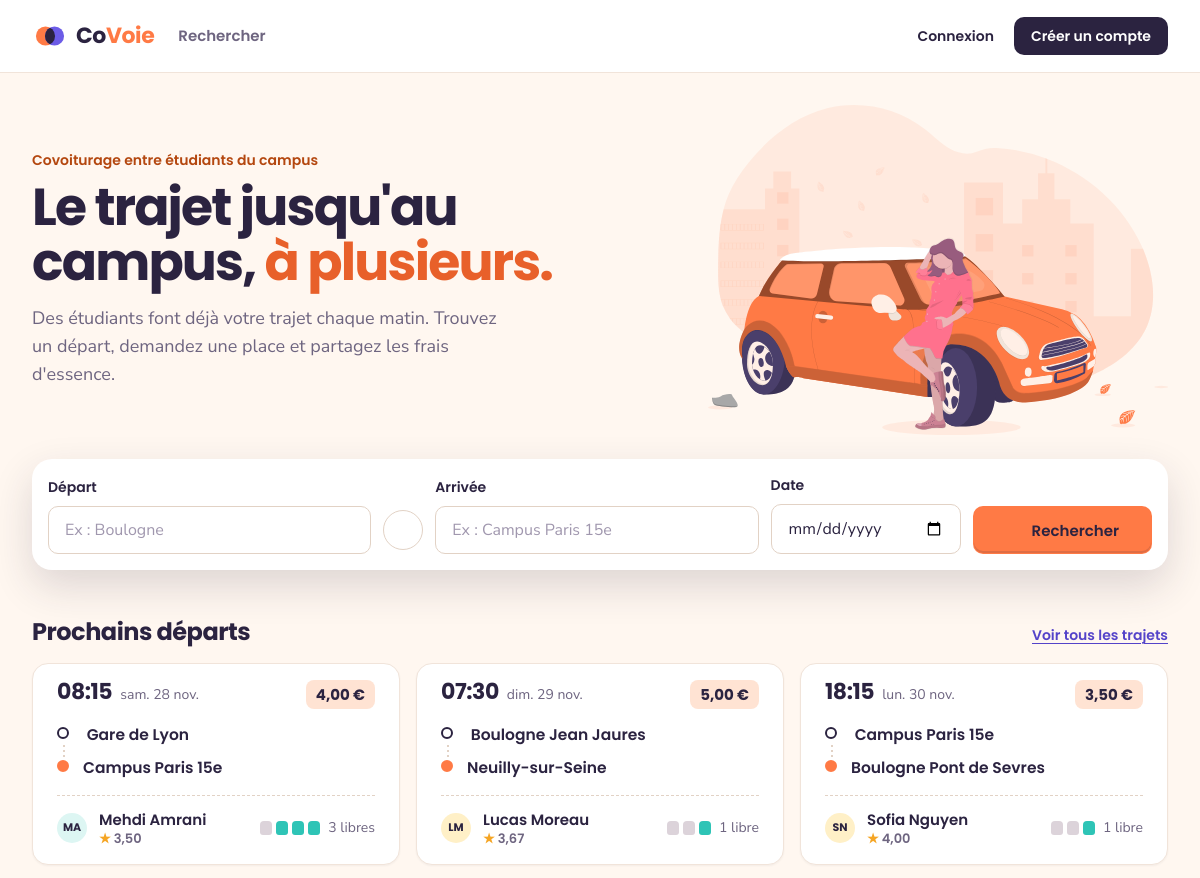
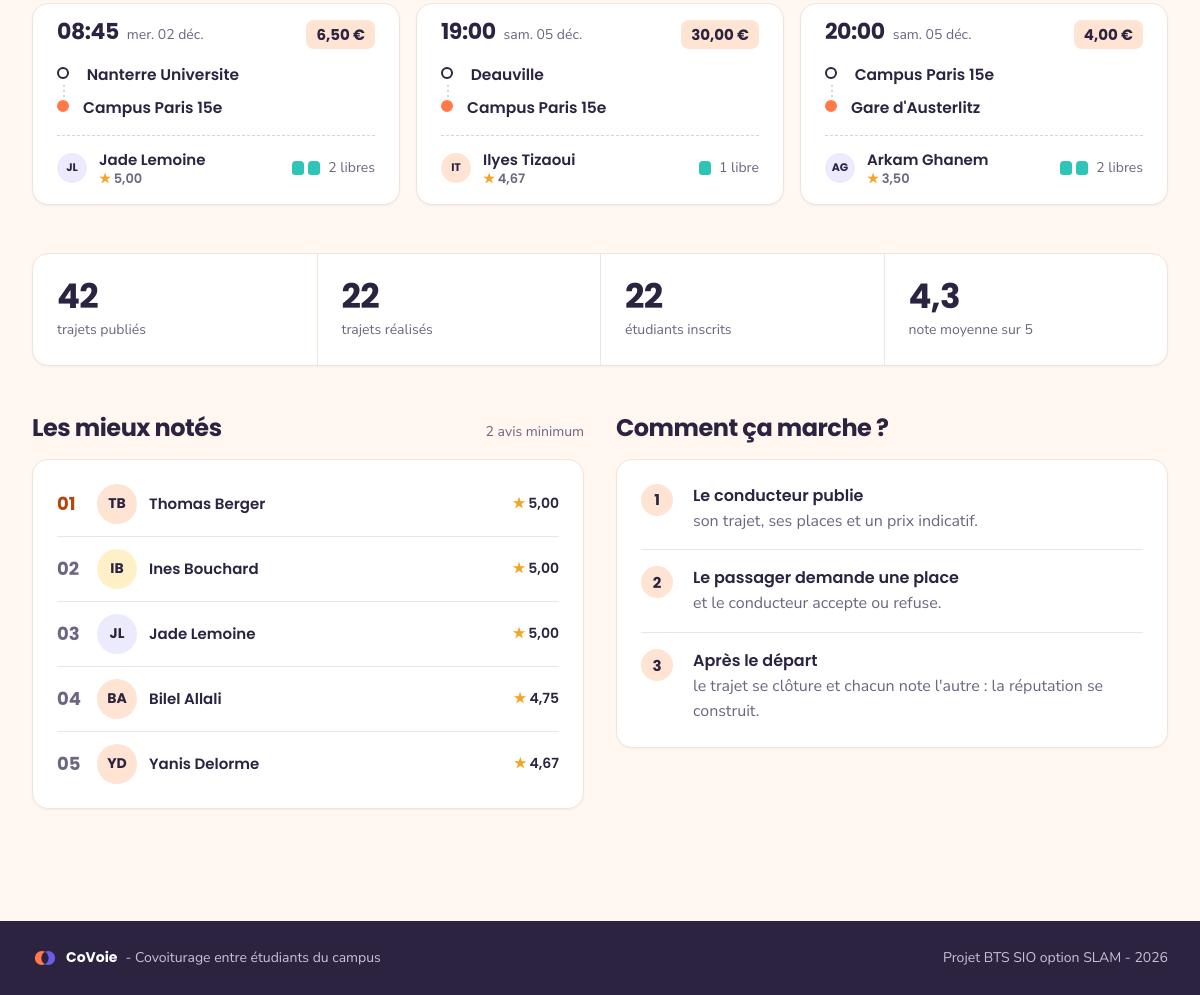
/, run on an earlier commit of the app's database (2 pictures, top to bottom).
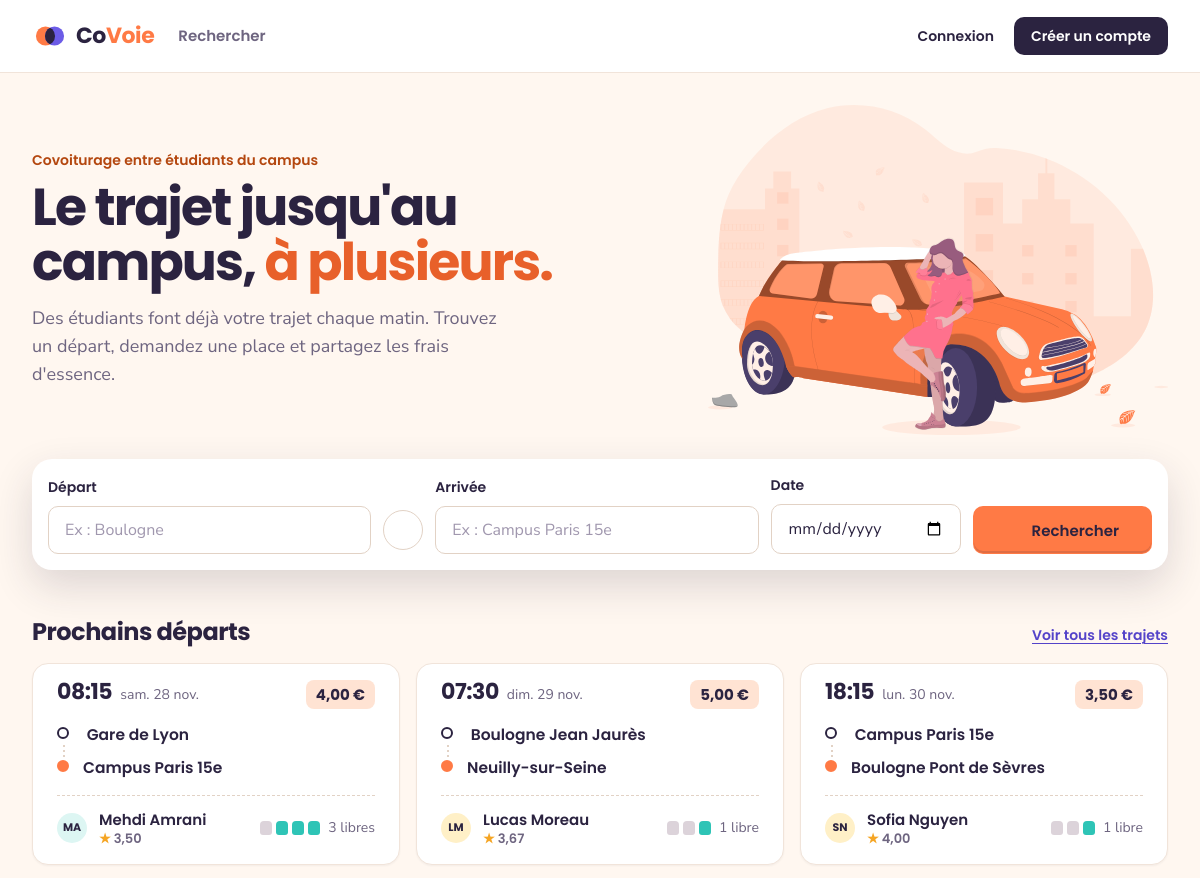
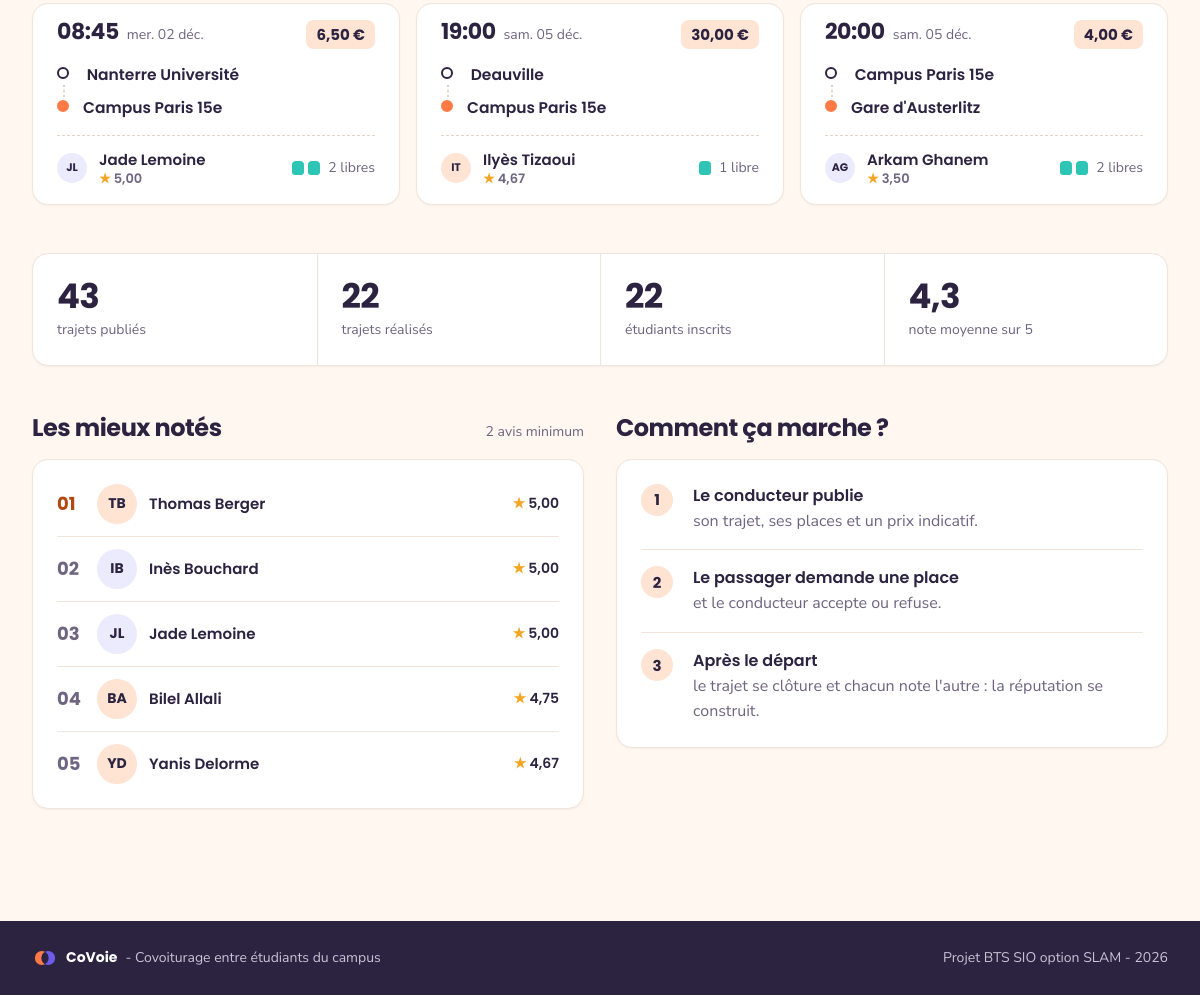
And on a later commit of the database (2 pictures, top to bottom).
### tables this page shows
CREATE TABLE trajets (
    id               INT(11)      NOT NULL AUTO_INCREMENT,
    origine          VARCHAR(120) NOT NULL,
    destination      VARCHAR(120) NOT NULL,
    date_heure       DATETIME     NOT NULL,
    places_totales   INT(2)       NOT NULL,
    places_restantes INT(2)       NOT NULL,
    statut           VARCHAR(10)  NOT NULL DEFAULT 'Ouvert',
    prix             DECIMAL(6,2) NOT NULL DEFAULT 0.00,
    id_conducteur    INT(11)      NOT NULL,

    PRIMARY KEY (id),
    KEY recherche (statut, date_heure),

    CONSTRAINT fk_trajet_conducteur
        FOREIGN KEY (id_conducteur) REFERENCES utilisateurs (id)
        ON DELETE CASCADE
);

CREATE TABLE utilisateurs (
    id               INT(11)      NOT NULL AUTO_INCREMENT,
    nom              VARCHAR(100) NOT NULL,
    email            VARCHAR(180) NOT NULL,
    mot_de_passe     VARCHAR(255) NOT NULL,
    role             VARCHAR(10)  NOT NULL DEFAULT 'membre',
    date_inscription DATETIME     NOT NULL,

    PRIMARY KEY (id),
    UNIQUE KEY email_unique (email)
);

### controleurs/AccueilController.php (called while the page is built, shortened)
<?php
class AccueilController
{
    public function index(): void
    {
        $stats = Trajet::statistiques(null);
        $nombreMembres = (int) requete('SELECT COUNT(*) FROM utilisateurs')->fetchColumn();
        afficherVue('accueil/index', [
            'titre' => 'Accueil',
            'stats' => $stats,
            'nombreMembres' => $nombreMembres,
            'moyenneGenerale' => Avis::moyenneGenerale(),
            'prochainsTrajets' => Trajet::listerProchains(6),
            'meilleursMembres' => Utilisateur::meilleursMembres(5)
        ]);
    }
}

### index.php (called while the page is built, shortened)
<?php
require_once 'includes/connexion.php';
require_once 'includes/fonctions.php';
require_once 'includes/routes.php';
require_once 'modeles/Trajet.php';
require_once 'controleurs/AccueilController.php';
$page = 'accueil';
$nomMethode = $routes[$page][1];
$controleur = new $nomControleur();
$controleur->$nomMethode();

### includes/connexion.php (called while the page is built)
<?php
function connexionBdd(): PDO
{
    static $pdo = null;
    if ($pdo === null) {
        $dsn = 'mysql:host=' . BDD_HOTE . ';port=' . BDD_PORT . ';dbname=' . BDD_NOM . ';charset=utf8mb4';
        try {
            $pdo = new PDO($dsn, BDD_UTILISATEUR, BDD_MOT_DE_PASSE, [
                PDO::ATTR_ERRMODE => PDO::ERRMODE_EXCEPTION,
                PDO::ATTR_DEFAULT_FETCH_MODE => PDO::FETCH_ASSOC,
                PDO::ATTR_EMULATE_PREPARES => false
            ]);
        } catch (PDOException $erreur) {
            afficherErreur(500, 'Base de données inaccessible : lancez WAMP et importez sql/bdd_covoie.sql.');
        }
    }
    return $pdo;
}
function requete(string $sql, array $parametres = []): PDOStatement
{
    $resultat = connexionBdd()->prepare($sql);
    $resultat->execute($parametres);
    return $resultat;
}

### modeles/Trajet.php (called while the page is built, shortened)
<?php
class Trajet
{
    public static function listerProchains(int $limite): array
    {
        $sql = self::SELECT_LISTE . " WHERE t.statut = 'Ouvert' AND t.places_restantes > 0 AND t.date_heure > ?
                ORDER BY t.date_heure LIMIT " . (int) $limite;
        return requete($sql, [date('Y-m-d H:i:s')])->fetchAll();
    }
    public static function statistiques(?int $idConducteur): array
    {
        $sql = "SELECT COUNT(*) AS publies,
                       SUM(CASE WHEN statut = 'Termine' THEN 1 ELSE 0 END) AS realises,
                       SUM(CASE WHEN statut = 'Ouvert'  THEN 1 ELSE 0 END) AS ouverts,
                       SUM(CASE WHEN statut = 'Complet' THEN 1 ELSE 0 END) AS complets,
                       SUM(places_totales - places_restantes) AS places_occupees,
                       SUM(places_totales) AS places_totales,
                       AVG(100.0 * (places_totales - places_restantes) / places_totales) AS taux
                FROM trajets";
        $parametres = [];
        $stats = requete($sql, $parametres)->fetch();
        return $stats;
    }
}

### modeles/Utilisateur.php (called while the page is built, shortened)
<?php
class Utilisateur
{
    public static function meilleursMembres(int $limite): array
    {
        $sql = "SELECT u.id, u.nom, AVG(a.note) AS moyenne, COUNT(a.id) AS nb_avis
                FROM utilisateurs u
                JOIN avis a ON a.id_cible = u.id
                GROUP BY u.id, u.nom
                HAVING COUNT(a.id) >= 2
                ORDER BY moyenne DESC, nb_avis DESC
                LIMIT " . (int) $limite;
        return requete($sql)->fetchAll();
    }
}

### vues/gabarit/cartes-trajets.php (the view, shortened to what this page needs)
<div class="grille-trajets">
    <?php foreach ($trajets as $t) {
        $placesPrises = $t['places_totales'] - $t['places_restantes']; ?>
        <article class="trajet">
            <div class="trajet-haut">
                <p class="trajet-horaire">
                    <span class="trajet-heure"><?= formaterHeure($t['date_heure']) ?></span>
                    <span class="trajet-jour"><?= e(formaterJour($t['date_heure'])) ?></span>
                </p>
                <span class="prix"><?= formaterPrix((float) $t['prix']) ?></span>
            </div>
            <ol class="parcours">
                <li>
                    <a class="trajet-lien" href="index.php?page=trajet&amp;id=<?= $t['id'] ?>"><?= e($t['origine']) ?><span class="visuellement-cache"> vers <?= e($t['destination']) ?></span></a>
                </li>
                <li aria-hidden="true"><?= e($t['destination']) ?></li>
            </ol>
            <div class="trajet-bas">
                <?php if ($modeConducteur) { ?>
                    <span class="plaque <?= classeStatut($t['statut']) ?>"><?= libelleStatut($t['statut']) ?></span>
                <?php } else { ?>
                    <span class="personne">
                        <?= avatar($t['nom_conducteur'], 'avatar--petit') ?>
                        <span>
                            <?= e($t['nom_conducteur']) ?>
                            <?php if ($t['note_conducteur'] === null) { ?>
                                <small class="note-vide">Pas encore noté</small>
                            <?php } else { ?>
                                <small class="note"><?= formaterNote((float) $t['note_conducteur']) ?></small>
                            <?php } ?>
                        </span>
                    </span>
                <?php } ?>
                <span class="sieges" title="<?= $t['places_restantes'] ?> place(s) libre(s) sur <?= $t['places_totales'] ?>">
                    <?php for ($i = 1; $i <= $t['places_totales']; $i++) { ?>
                        <i class="siege<?= $i <= $placesPrises ? ' pris' : '' ?>"></i>
                    <?php } ?>
                    <span class="sieges-texte"><?= $t['places_restantes'] ?> libre<?= $t['places_restantes'] > 1 ? 's' : '' ?></span>
                </span>
            </div>
        </article>
    <?php } ?>
</div>

### vues/gabarit/header.php (shortened to what this page needs)
<!DOCTYPE html>
<html lang="fr">
<head>
    <link rel="stylesheet" href="css/style.css?v=<?= filemtime('css/style.css') ?>">
</head>
<body<?= estConnecte() ? ' class="connecte"' : '' ?>>
<header class="header">
    <div class="conteneur header-interieur">
        <a class="marque" href="index.php">
            <img src="images/logo.svg" alt="">
            <span>Co<em>Voie</em></span>
        </a>
        <nav class="navigation" aria-label="Navigation principale">
            <a href="index.php?page=trajets"<?= lienActif('trajets') ?>>Rechercher</a>
        </nav>
        <div class="header-actions">
            <?php if (estConnecte()) { ?>
                <a class="bouton bouton--principal bouton--petit" href="index.php?page=publier" aria-label="Publier un trajet">
                    <?= icone('plus', 18) ?><span>Publier un trajet</span>
                </a>
                <a class="moi" href="index.php?page=profil" title="Mon profil">
                    <?= avatar(nomConnecte(), 'avatar--petit') ?>
                    <span><?= e(nomConnecte()) ?></span>
                </a>
                <form method="post" action="index.php?page=deconnexion">
                    <?= champCsrf() ?>
                    <button class="lien-header" type="submit">Déconnexion</button>
                </form>
            <?php } else { ?>
                <a class="lien-header" href="index.php?page=connexion">Connexion</a>
                <a class="bouton bouton--sombre bouton--petit" href="index.php?page=inscription">Créer un compte</a>
            <?php } ?>
        </div>
    </div>
</header>
<main class="conteneur">

### vues/accueil/index.php (shortened to what this page needs)
<section class="accueil-haut">
    <div class="accueil-texte">
        <p class="surtitre">Covoiturage entre étudiants du campus</p>
        <h1>Le trajet jusqu'au campus, <em>à plusieurs.</em></h1>
        <p class="accroche">Des étudiants font déjà votre trajet chaque matin. Trouvez un départ, demandez une place et partagez les frais d'essence.</p>
    </div>
    <img class="accueil-illustration" src="images/illustration-accueil.svg" alt="Une étudiante appuyée contre sa voiture, prête à partir">
    <form class="recherche" method="get" action="index.php">
        <div class="champ">
            <label for="depart">Départ</label>
            <input type="text" name="depart" id="depart" placeholder="Ex : Boulogne">
        </div>
        <button type="button" class="bouton-inverser" data-inverser aria-label="Inverser départ et arrivée"><?= icone('inverser', 18) ?></button>
        <div class="champ">
            <label for="arrivee">Arrivée</label>
            <input type="text" name="arrivee" id="arrivee" placeholder="Ex : Campus Paris 15e">
        </div>
        <div class="champ champ-date">
            <label for="date">Date</label>
            <input type="date" name="date" id="date">
        </div>
        <button class="bouton bouton--principal" type="submit"><?= icone('recherche', 18) ?>Rechercher</button>
    </form>
</section>
<section class="section">
    <div class="section-titre">
        <h2>Prochains départs</h2>
        <a href="index.php?page=trajets">Voir tous les trajets</a>
    </div>
    <?php if (count($prochainsTrajets) === 0) { ?>
        <div class="vide">
            <img class="vide-illustration" src="images/illustration-vide.svg" alt="">
            <h3>Aucun départ prévu</h3>
            <p>Personne n'a encore publié de trajet à venir.</p>
            <a class="bouton bouton--principal" href="index.php?page=publier">Publier le premier trajet</a>
        </div>
    <?php } else {
        $trajets = $prochainsTrajets;
        $modeConducteur = false;
        require 'vues/gabarit/cartes-trajets.php';
    } ?>
</section>
<section class="indicateurs" aria-label="Chiffres clés">
    <div class="indicateur"><b><?= $stats['publies'] ?></b><span>trajets publiés</span></div>
    <div class="indicateur"><b><?= $stats['realises'] ?></b><span>trajets réalisés</span></div>
    <div class="indicateur"><b><?= $nombreMembres ?></b><span>étudiants inscrits</span></div>
    <div class="indicateur">
        <b><?= $moyenneGenerale === null ? '-' : number_format($moyenneGenerale, 1, ',', ' ') ?></b>
        <span>note moyenne sur 5</span>
    </div>
</section>
<div class="deux-colonnes">
    <section class="section">
        <div class="section-titre"><h2>Les mieux notés</h2><span class="discret">2 avis minimum</span></div>
        <div class="bloc">
            <ol class="classement">
                <?php foreach ($meilleursMembres as $rang => $membre) { ?>
                    <li>
                        <span class="rang"><?= sprintf('%02d', $rang + 1) ?></span>
                        <span class="personne">
                            <?= avatar($membre['nom']) ?>
                            <a class="personne-nom" href="index.php?page=profil&amp;id=<?= $membre['id'] ?>"><?= e($membre['nom']) ?></a>
                        </span>
                        <span class="note"><?= formaterNote((float) $membre['moyenne']) ?></span>
                    </li>
                <?php } ?>
            </ol>
        </div>
    </section>
    <section class="section">
        <div class="section-titre"><h2>Comment ça marche ?</h2></div>
        <div class="bloc">
            <ol class="etapes-accueil">
                <li><span><b>Le conducteur publie</b>son trajet, ses places et un prix indicatif.</span></li>
                <li><span><b>Le passager demande une place</b>et le conducteur accepte ou refuse.</span></li>
                <li><span><b>Après le départ</b>le trajet se clôture et chacun note l'autre : la réputation se construit.</span></li>
            </ol>
        </div>
    </section>
</div>

### includes/fonctions.php (shortened to what this page needs)
<?php
function estConnecte(): bool
{
    return isset($_SESSION['utilisateur']);
}
function afficherVue(string $vue, array $donnees = []): void
{
    extract($donnees);
    require 'vues/gabarit/header.php';
    require 'vues/' . $vue . '.php';
    require 'vues/gabarit/footer.php';
}
function e($texte): string
{
    return htmlspecialchars((string) $texte, ENT_QUOTES, 'UTF-8');
}
function formaterHeure(string $date): string
{
    return date('H:i', strtotime($date));
}
function formaterJour(string $date): string
{
    $jours = ['dim.', 'lun.', 'mar.', 'mer.', 'jeu.', 'ven.', 'sam.'];
    $mois = ['janv.', 'févr.', 'mars', 'avr.', 'mai', 'juin', 'juil.', 'août', 'sept.', 'oct.', 'nov.', 'déc.'];
    $horodatage = strtotime($date);
    $jour = $jours[(int) date('w', $horodatage)];
    $nomMois = $mois[(int) date('n', $horodatage) - 1];
    return $jour . ' ' . date('d', $horodatage) . ' ' . $nomMois;
}
function formaterPrix(float $prix): string
{
    return number_format($prix, 2, ',', ' ') . ' €';
}
function formaterNote(?float $note): string
{
    return '★ ' . number_format($note, 2, ',', ' ');
}
function initiales(string $nom): string
{
    $initiales = '';
    foreach (explode(' ', $nom) as $mot) {
        if ($mot !== '') {
            $initiales .= mb_strtoupper(mb_substr($mot, 0, 1));
        }
    }
    return mb_substr($initiales, 0, 2);
}
function avatar(string $nom, string $classe = ''): string
{
    $couleur = abs(crc32($nom)) % 5;
    return '<span class="avatar avatar-couleur-' . $couleur . ' ' . $classe . '">' . e(initiales($nom)) . '</span>';
}
function lienActif(string $page): string
{
    $pageCourante = 'accueil';
    return '';
}
function icone(string $nom, int $taille = 20): string
{
    $dessin = '';
    return '<svg width="' . $taille . '" height="' . $taille . '" viewBox="0 0 24 24" fill="none" stroke="currentColor"'
        . ' stroke-width="2" stroke-linecap="round" stroke-linejoin="round" aria-hidden="true">' . $dessin . '</svg>';
}

### vues/gabarit/footer.php (shortened to what this page needs)
</main>
<footer class="footer">
    <div class="conteneur">
        <span class="footer-marque"><img src="images/logo.svg" alt=""><strong>CoVoie</strong> - <?= SLOGAN_APPLICATION ?></span>
        <span>Projet BTS SIO option SLAM - <?= date('Y') ?></span>
    </div>
</footer>
</body>
</html>

What changed in the data, as far as the page shows it:
changed trajets "Neuilly-sur-Seine": origine "Boulogne Jean Jaures" → "Boulogne Jean Jaurès"
changed trajets "lun. 30 nov.": destination "Boulogne Pont de Sevres" → "Boulogne Pont de Sèvres"
changed trajets "mer. 02 déc.": origine "Nanterre Universite" → "Nanterre Université"
changed through a linked row, trajets "Deauville": id_conducteur.nom "Ilyes Tizaoui" → "Ilyès Tizaoui"
changed utilisateurs "IB": nom "Ines Bouchard" → "Inès Bouchard"
Also different on the page:
$stats['publies']: "42" → "43"
